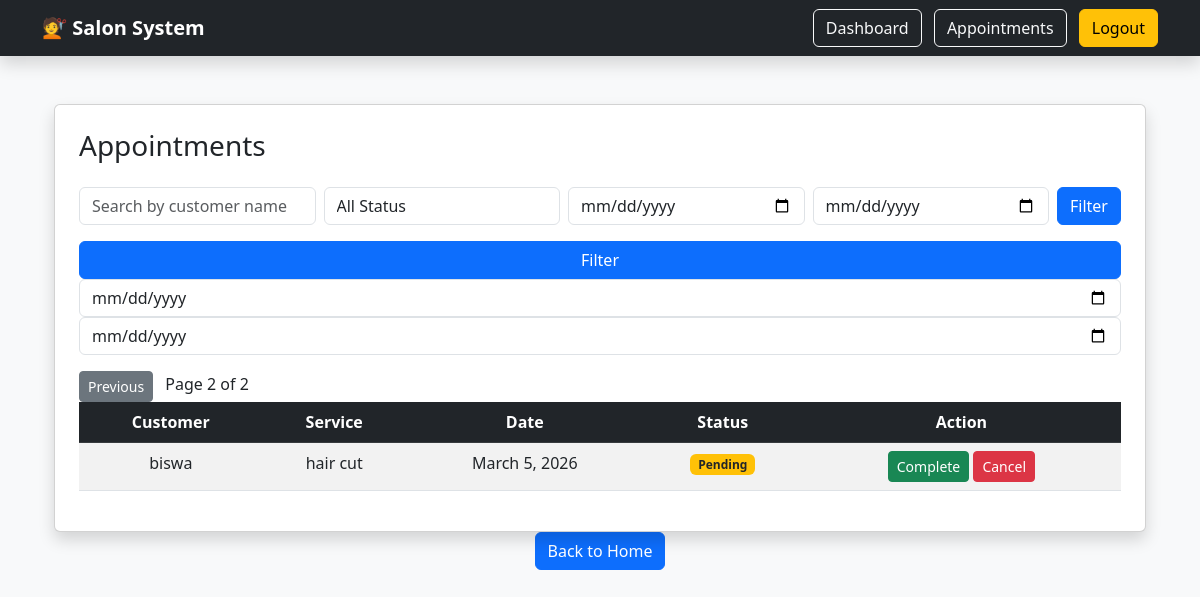
Screenshot of /appointments/?page=2 (signed in) with the database file from the repository.
### salonapp/models.py (models this page shows, shortened)
class Appointment(models.Model):
    customer = models.ForeignKey(Customer, on_delete=models.CASCADE)
    service = models.ForeignKey(Service, on_delete=models.CASCADE)
    date = models.DateField()
    time = models.TimeField()
    status = models.CharField(max_length=20, choices=STATUS_CHOICES, default='Pending')
    price=models.DecimalField(max_digits=10,decimal_places=2)

class Customer(models.Model):
    name = models.CharField(max_length=100)
    phone = models.CharField(max_length=15)
    email = models.EmailField()
    def __str__(self):
        return self.name

class Service(models.Model):
    name = models.CharField(max_length=100)
    price = models.IntegerField()
    def __str__(self):
        return self.name

### salonapp/views.py (the view)
# urls.py: path('appointments/',views.appointment_list,name='appointment_list'),
@login_required
def appointment_list(request):
    appointments = Appointment.objects.all()
    query = request.GET.get('q')
    if query:
        appointments = appointments.filter(customer__name__icontains=query)
    status = request.GET.get('status')
    if status:
        appointments = appointments.filter(status=status)
    start_date = request.GET.get('start_date')
    end_date = request.GET.get('end_date')
    if start_date and end_date:
     appointments = appointments.filter(
            date__range=[start_date, end_date]
        )
    paginator = Paginator(appointments, 5)
    page_number = request.GET.get('page')
    appointments = paginator.get_page(page_number)
    context = {
        'appointments': appointments
    }
    return render(request,'appointment_list.html',context)

### salonapp/templates/appointment_list.html (shortened to what this page needs)
{% extends "base.html" %}
{% block content %}
<!DOCTYPE html>
<html>
<head>
    <link href="https://cdn.jsdelivr.net/npm/bootstrap@5.3.0/dist/css/bootstrap.min.css" rel="stylesheet">
</head>
<body class="bg-light">
<div class="container mt-5">
   <div class="card shadow p-4">
    <h3 class="mb-4">Appointments</h3>
    <form method="GET" class="mb-3 d-flex gap-2">
    <input type="text"
           name="q"
           placeholder="Search by customer name"
           class="form-control"
           value="{{ request.GET.q }}">
    <select name="status" class="form-control">
        <option value="">All Status</option>
    </select>
    <input type="date" name="start_date" class="form-control"
           value="{{ request.GET.start_date }}">
    <input type="date" name="end_date" class="form-control"
           value="{{ request.GET.end_date }}">
    <button type="submit" class="btn btn-primary">Filter</button>
        </form>
    <button type="submit" class="btn btn-primary">Filter</button>
<input type="date"
       name="start_date"
       class="form-control"
       value="{{ request.GET.start_date }}">
<input type="date"
       name="end_date"
       class="form-control"
       value="{{ request.GET.end_date }}">
    <table class="table table-striped table-hover text-center">
        <div class="mt-3">
    {% if appointments.has_previous %}
        <a href="?page={{ appointments.previous_page_number }}" class="btn btn-secondary btn-sm">Previous</a>
    {% endif %}
    <span class="mx-2">
        Page {{ appointments.number }} of {{ appointments.paginator.num_pages }}
    </span>
        </div>
        <thead class="table-dark">
            <tr>
                <th>Customer</th>
                <th>Service</th>
                <th>Date</th>
                <th>Status</th>
                <th>Action</th>
            </tr>
        </thead>
        <tbody>
        {% for appointment in appointments %}
            <tr>
                <td>{{ appointment.customer }}</td>
                <td>{{ appointment.service }}</td>
                <td>{{ appointment.date }}</td>
                <td>
                    {% if appointment.status == "Completed" %}
                        <span class="badge bg-success">Completed</span>
                    {% elif appointment.status == "Pending" %}
                        <span class="badge bg-warning text-dark">Pending</span>
                    {% else %}
                        <span class="badge bg-danger">Cancelled</span>
                    {% endif %}
                </td>
            <td>
    {% if appointment.status == "Pending" %}
        <a href="{% url 'complete_appointment' appointment.id %}"
        onclick="return confirmAction('are you sure,u want to mark as completed?')"
        class="btn btn-success btn-sm">Complete</a>
        <a href="{% url 'cancel_appointment' appointment.id %}"
        onclick="return confirmAction('are u sure u want to cancel this appointment?')"
        class="btn btn-danger btn-sm">Cancel</a>
    {% elif appointment.status == "Completed" %}
        <span class="text-success fw-bold">✔ Done</span>
    {% else %}
        <span class="text-danger fw-bold">✖ Cancelled</span>
    {% endif %}
            </td>
            </tr>
        {% endfor %}
        </tbody>
    </table>
</div>
        <div class="text-center">
            <a href="/" class="btn btn-primary">Back to Home</a>
        </div>
    </div>
</div>
</body>
</html>
{% endblock content %}

### rows the page displays
Appointment: customer "biswa", service "hair cut", date "March 5, 2026", status "Pending"

### other values shown
{{ appointments.number }} "2"
{{ appointments.paginator.num_pages }} "2"
